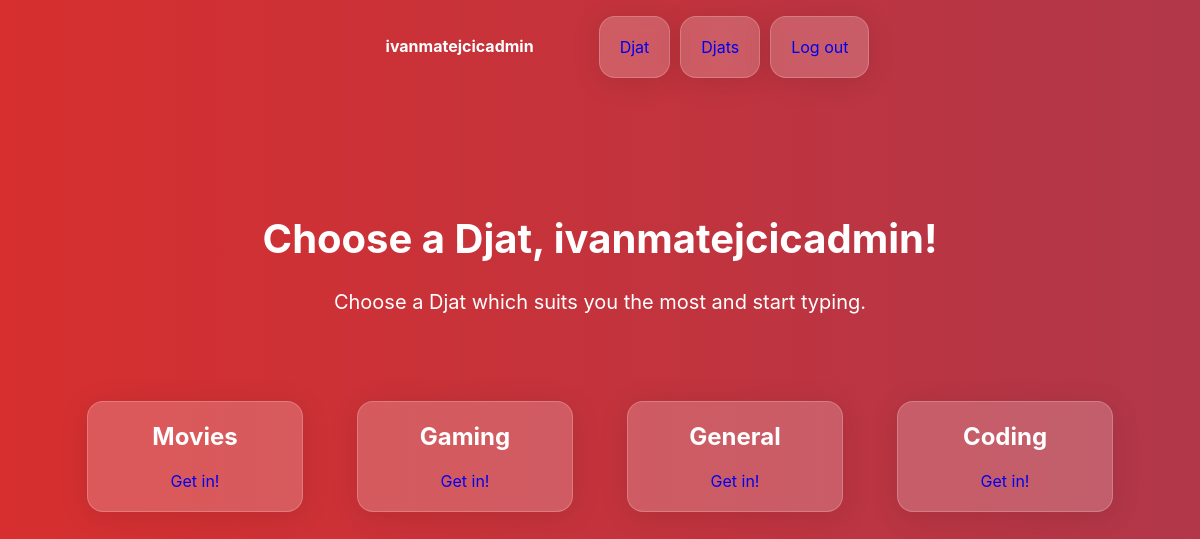
/rooms/ (signed in), run on the app's committed database.
### room/models.py (models this page shows)
class Room(models.Model):
    name = models.CharField(max_length=255)
    slug = models.SlugField(unique=True)

### room/views.py (the view)
# urls.py: path('rooms/', include('room.urls')),
@login_required # For function to work, user needs to be logged in.
def rooms(request):
    rooms = Room.objects.all()
    return render(request, 'room/rooms.html', {'rooms': rooms})

### room/templates/room/rooms.html (shortened to what this page needs)
{% extends 'chat/base.html' %}
{% block content %}
<div class = "frontpage2 animated fadeInUp animatedFadeInUp">
    <div>
        <h1>Choose a Djat, {{ request.user.username }}!</h1>
        <p>Choose a Djat which suits you the most and start typing.</p>
    </div>
    <div class = "rooms">
        {% for room in rooms %}
            <div class = "room">
                <div>
                    <h2>{{ room.name }}</h2>
                    <a class = "join-room" href="{% url 'room' room.slug %}">Get in!</a>
                </div>
            </div>
        {% endfor %}
    </div>
</div>
{% endblock %}

### chat/templates/chat/base.html (shortened to what this page needs)
<!DOCTYPE html>
<html>
    <head>
    </head>
    <body>
        <nav>
            {% if request.user.is_authenticated %}
            <ul class = "user">
                <li style = "color: white; font-weight: bold;">{{ request.user.username}}</li>
            </ul>
            {% endif %}
            <ul>
                <li class = "nav-items"><a href="/">Djat</a></li>
                {% if request.user.is_authenticated %}
                    <li class = "nav-items"><a href="/rooms/">Djats</a></li>
                    <li class = "nav-items"><a href="/logout/">Log out</a></li>
                {% else %}
                    <li class = "nav-items"><a href="/login/">Log in</a></li>
                    <li class = "nav-items"><a href="/signup/">Sign up</a></li>
                {% endif %}
            </ul>
        </nav>
            {% block content %}
            {% endblock %}
    </body>
</html>

### chat/templates/chat/base.html (style rules this page uses)
nav { display: flex; justify-content: center; }
ul { display: flex; list-style-type: none; }
ul li { padding: 20px; }
ul li a { text-decoration: none; }
.nav-items { background: rgba(255, 255, 255, 0.2); border-radius: 16px; box-shadow: 0 4px 30px rgba(0, 0, 0, 0.1); backdrop-filter: blur(6.2px); -webkit-backdrop-filter: blur(6.2px); border: 1px solid rgba(255, 255, 255, 0.2); justify-content: center; margin: 0px 5px 0px 5px; transition: 0.3s; }
.frontpage2 { text-align: center; width: 100%; margin-top: 10%; margin-bottom: 35%; }
h1 { font-size: 40px; color: white; }
h2 { color: white; }
p { font-size: 20px; color: white; margin: 0px 15px 0px 15px; }
body { font-family: Inter, -apple-system, BlinkMacSystemFont, "Segoe UI", Roboto, Oxygen, Ubuntu, Cantarell, "Fira Sans", "Droid Sans", "Helvetica Neue", sans-serif; background: linear-gradient(270deg, #3d4f98, #d72f2f); background-size: 400% 400%; width: 100%; top: 0; margin: 0 auto; -webkit-animation: AnimationName 30s ease infinite; -moz-animation: AnimationName 30s ease infinite; animation: AnimationName 30s ease infinite; }
.rooms { display: grid; grid-template-columns: 25% 25% 25% 25%; margin: 5%; }
.room { border-radius: 20px; margin: 10%; display: flex; align-items: center; justify-content: center; background: rgba(255, 255, 255, 0.2); border-radius: 16px; box-shadow: 0 4px 30px rgba(0, 0, 0, 0.1); backdrop-filter: blur(6.2px); -webkit-backdrop-filter: blur(6.2px); border: 1px solid rgba(255, 255, 255, 0.2); padding-bottom: 20px; transition: 0.3s; }
a.join-room { text-decoration: none; transition: 0.3s; display: block; }
::placeholder { color: white; }
.animated { animation-duration: 1s; animation-fill-mode: both; -webkit-animation-duration: 1s; -webkit-animation-fill-mode: both; }
.animatedFadeInUp { opacity: 0 }
.fadeInUp { opacity: 0; animation-name: fadeInUp; -webkit-animation-name: fadeInUp; }

### data on the page
Room: name "Movies"
Room: name "Gaming"
Room: name "General"
Room: name "Coding"

### other printed values
{{ request.user.username }} "ivanmatejcicadmin"
